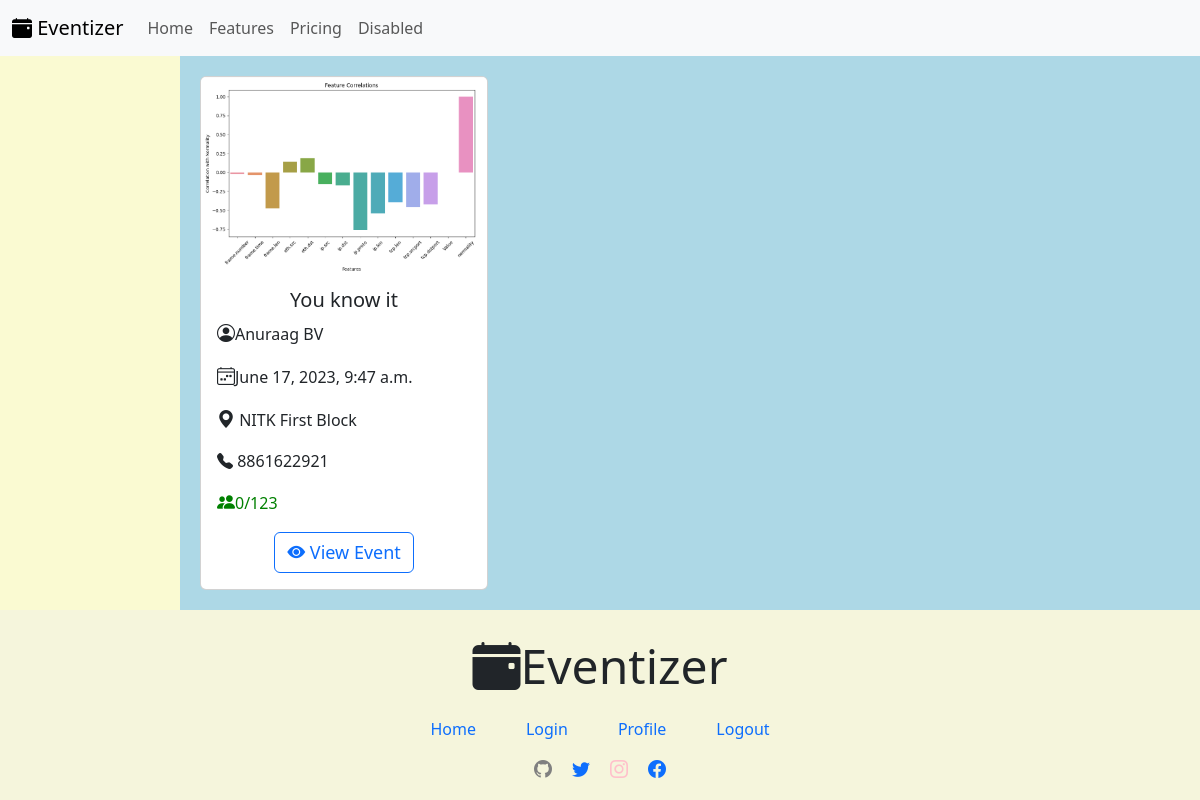
Page /Participant/1/ on the committed database.
### Organiser_Main/models.py (models this page shows)
class Organiser_events(models.Model):
    organizer = models.ForeignKey(Organiser, on_delete=models.CASCADE,default=1)
    event_name = models.CharField(max_length=100)
    event_description = models.CharField(max_length=500)
    event_date = models.DateTimeField()
    event_location = models.CharField(max_length=50)
    event_picture = models.ImageField(upload_to='event_images/')
    event_max_participants = models.IntegerField()
    event_present_participants = models.IntegerField(default=0)

### User/models.py (models this page shows)
class Organiser(models.Model):
    first_name = models.CharField(max_length=100)
    last_name = models.CharField(max_length=100)
    email_id = models.EmailField(unique=True)
    password = models.CharField(max_length=100)
    contact = models.IntegerField(validators=[MaxValueValidator(9999999999)],default=0)
    profile_picture = models.ImageField(upload_to='profile_pictures_organiser/', null=True, blank=True)
    date_of_join = models.DateField(auto_now_add=True)
    def __str__(self):
        return f'{self.first_name} {self.last_name}'

### Participant_Main/views.py (the view)
# urls.py: path('Participant/<int:participant>/', participant_main, name='participant_main'),
def participant_main(request, participant):
    events = Organiser_events.objects.all()
    return render(request, 'par_index.html', {'participant': participant, 'events': events})

### Participant_Main/templates/par_index.html (shortened to what this page needs)
{% load static %}
<!DOCTYPE html>
<html lang="en">
<head>
    <link href="https://cdn.jsdelivr.net/npm/bootstrap@5.3.0/dist/css/bootstrap.min.css" rel="stylesheet">
    <link rel="stylesheet" href="https://cdn.jsdelivr.net/npm/bootstrap-icons@1.10.5/font/bootstrap-icons.css">
</head>
<body>
    <nav class="navbar navbar-expand-lg bg-body-tertiary">
        <div class="container-fluid">
          <a class="navbar-brand" href="#"><i class="bi bi-calendar-event-fill"></i> Eventizer</a>
          <div class="collapse navbar-collapse" id="navbarNav">
            <ul class="navbar-nav">
              <li class="nav-item">
                <a class="nav-link " aria-current="page" href="#">Home</a>
              </li>
              <li class="nav-item">
                <a class="nav-link" href="#">Features</a>
              </li>
              <li class="nav-item">
                <a class="nav-link" href="#">Pricing</a>
              </li>
              <li class="nav-item">
                <a class="nav-link ">Disabled</a>
              </li>
            </ul>
          </div>
        </div>
      </nav>
      <div id="participant_full_view">
        <div id="filter"></div>
      <div id="showing_events">
        {% for event in events %}
        <div class="card" style="width: 18rem;">
          <img src="{{ event.event_picture.url }}" class="card-img-top" alt="...">
          <div class="card-body">
            <h5 class="card-title" style="text-align: center;">{{event.event_name}}</h5>
            <p class="card-text"><i class="bi bi-person-circle" id="font-icon"></i>{{event.organizer}}</p>
            <p class="card-text"><i class="bi bi-calendar4-week" id="font-icon"></i>{{event.event_date}}</p>
            <p class="card-text"><i class="bi bi-geo-alt-fill" id="font-icon"></i> {{event.event_location}}</p>
            <p class="card-text"><i class="bi bi-telephone-fill"></i> {{event.organizer.contact}}</p>
            <p class="card-text green"><i class="bi bi-people-fill" id="font-icon"></i>{{event.event_present_participants}}/{{event.event_max_participants}}</p>
            <center><a href="{% url 'participant_event' participant=participant organiser_event=event.id %}" class="btn btn-outline-primary" id="font-icon"><i class="bi bi-eye-fill"></i> View Event</a></center>
          </div>
        </div>
        {% endfor %}
      </div>
    </div>
    <div id="footer">
        <div id="name_footer"><i class="bi bi-calendar-event-fill"></i>Eventizer</div>
        <div id="links_footer">
            <a href="#">Home</a>
            <a href="#">Login</a>
            <a href="#">Profile</a>
            <a href="#">Logout</a>
        </div>
        <div id="media_footer">
          <div><a href=""><i class="bi bi-github" style="color:grey"></i></a></div>
          <div><a href=""><i class="bi bi-twitter"></i></a></div>
          <div><a href=""><i class="bi bi-instagram" style="color:pink"></i></a></div>
          <div><a href=""><i class="bi bi-facebook"></i></a></div>
      </div>
    </div>
</body>
</html>

### Participant_Main/templates/par_index.html (style rules this page uses)
body { background-color: lightblue; }
#showing_events { margin:20px; display: flex; flex-direction: row; flex-wrap: wrap; column-gap: 100px; row-gap:20px; }
#participant_full_view { display: flex; flex-direction: row; }
#filter { display: flex; flex-direction: column; flex:0 0 15%; background-color:lightgoldenrodyellow; }
.green { color:green; }
#footer { padding: 20px; background-color:beige; display: flex; flex-direction: column; align-items: center; font-size: 300%; row-gap: 15px; }
#links_footer { display: flex; flex-direction: row; column-gap: 50px; font-size: medium; }
#links_footer a { text-decoration: none; }
#media_footer { display: flex; flex-direction: row; column-gap: 20px; font-size: large; }
#font-icon { font-size: large; }

### rows in the picture
Organiser_events: event_picture (picture), event_name "You know it", organizer "Anuraag BV", event_date "June 17, 2023, 9:47 a.m.", event_location "NITK First Block", organizer.contact "8861622921", event_present_participants "0", event_max_participants "123"
